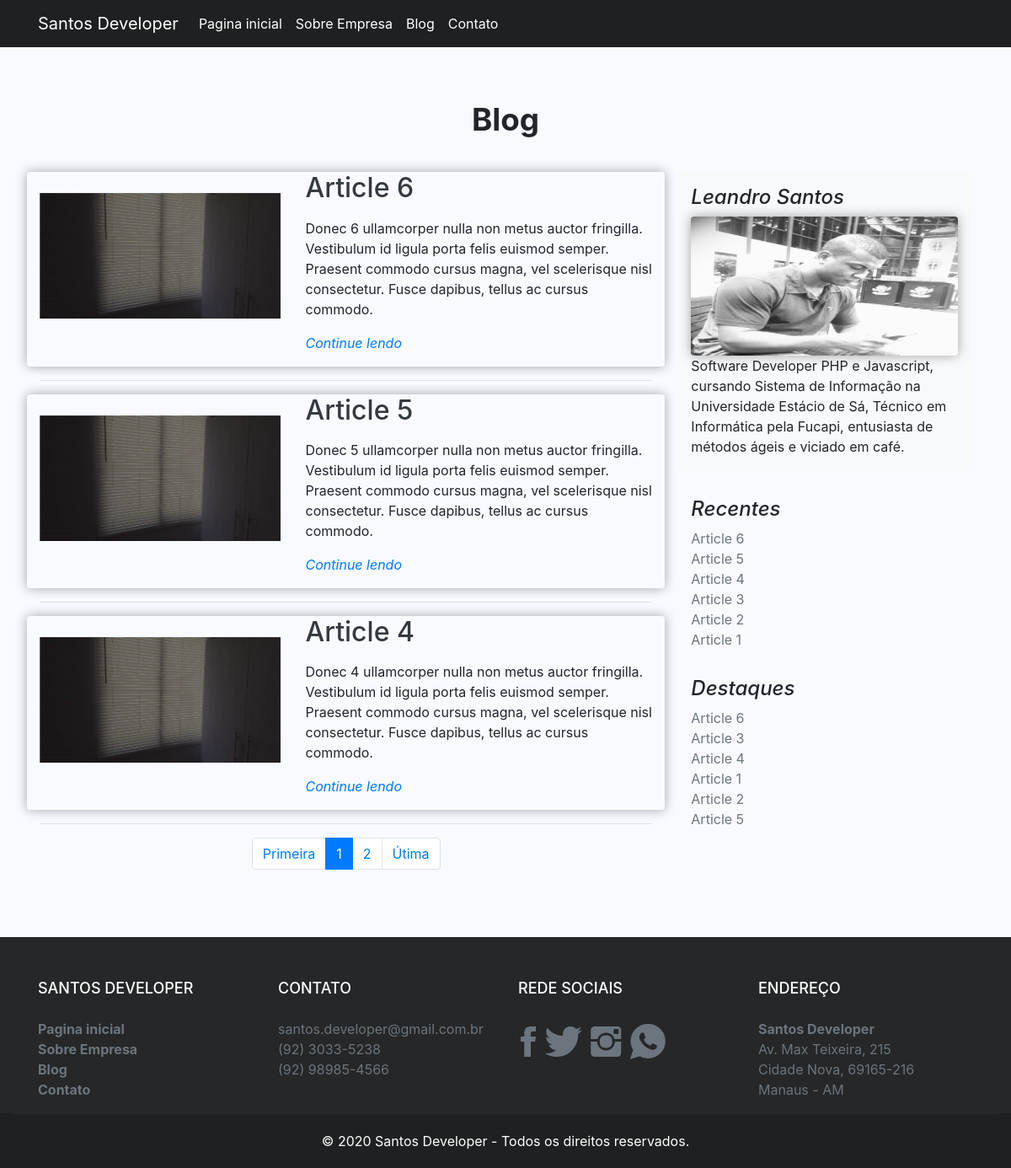
/site/blog, run on the app's committed database.
### tables this page shows
CREATE TABLE `sts_paginas` (
  `id` int(11) NOT NULL,
  `controller` varchar(220) NOT NULL,
  `endereco` varchar(220) NOT NULL,
  `nome_pagina` varchar(220) NOT NULL,
  `titulo` varchar(220) NOT NULL,
  `obs` text DEFAULT NULL,
  `keywords` varchar(220) NOT NULL,
  `description` varchar(220) NOT NULL,
  `author` varchar(50) NOT NULL,
  `imagem` varchar(120) DEFAULT NULL,
  `lib_bloqueado` int(11) NOT NULL DEFAULT 2,
  `ordem_paginas` int(11) NOT NULL,
  `sts_tipos_pagina_id` int(11) NOT NULL,
  `sts_robot_id` int(11) NOT NULL,
  `sts_situacao_pagina_id` int(11) NOT NULL DEFAULT 2,
  `created` datetime NOT NULL,
  `modified` datetime DEFAULT NULL
);

CREATE TABLE `sts_artigos` (
  `id` int(11) NOT NULL,
  `titulo` varchar(220) NOT NULL,
  `descricao` text NOT NULL,
  `conteudo` text NOT NULL,
  `imagem` varchar(220) NOT NULL,
  `slug` varchar(220) NOT NULL,
  `keywords` varchar(220) NOT NULL,
  `description` varchar(220) NOT NULL,
  `author` varchar(50) NOT NULL,
  `resumo_publico` text NOT NULL,
  `qnt_acesso` int(11) NOT NULL DEFAULT 0,
  `sts_robot_id` int(11) NOT NULL,
  `adms_usuario_id` int(11) NOT NULL,
  `adms_sit_id` int(11) NOT NULL,
  `sts_tps_artigo_id` int(11) NOT NULL,
  `sts_cats_artigo_id` int(11) NOT NULL,
  `created` datetime NOT NULL,
  `modified` datetime DEFAULT NULL
);

CREATE TABLE `sts_sobres` (
  `id` int(11) NOT NULL,
  `titulo` varchar(220) NOT NULL,
  `descricao` text NOT NULL,
  `imagem` varchar(220) NOT NULL,
  `adms_sit_id` int(11) NOT NULL,
  `created` datetime NOT NULL,
  `modified` datetime DEFAULT NULL
);

CREATE TABLE `sts_footer` (
  `id` int(11) NOT NULL,
  `nome_empresa` varchar(220) NOT NULL,
  `copyright` varchar(220) NOT NULL,
  `email` varchar(220) NOT NULL,
  `telefone1` varchar(30) NOT NULL,
  `telefone2` varchar(30) NOT NULL,
  `facebook_url` varchar(220) NOT NULL,
  `twitter_url` varchar(220) NOT NULL,
  `instagram_url` varchar(220) NOT NULL,
  `whatsapp_url` varchar(220) NOT NULL,
  `rua` varchar(100) NOT NULL,
  `bairro` varchar(100) NOT NULL,
  `cidade` varchar(100) NOT NULL,
  `numero` varchar(8) NOT NULL,
  `cep` varchar(10) NOT NULL,
  `uf` char(2) NOT NULL,
  `sts_tipos_paginas_id` int(11) NOT NULL,
  `created` datetime NOT NULL,
  `modified` datetime DEFAULT NULL
);

### site/app/sts/Views/blog/blog.php (the view, shortened to what the rows shown need)
<main role="main">
    <div class="jumbotron blog">
        <div class="container">
            <h2 class="display-4 text-center servicosh2">Blog</h2>
            <div class="row">
                <div class="col-md-8 blog-main">
                    <?php
                    foreach ($this->dados['artigos'] as $artigoView) {
                        extract($artigoView);
                        ?>
                        <div class="row add-shadow">
                            <div class="col-md-7 order-md-2 animation-right">
                                <div class="blog-text">
                                    <a href="<?php echo URL . 'artigo/' . $slug ; ?>">
                                        <h2 class="featurette-heading text-dark link-mouse">
                                            <?php echo $titulo; ?>
                                        </h2>
                                    </a>
                                </div>
                                <p class="lead"><?php echo $descricao; ?>
                                    <a href="<?php echo URL . 'artigo/' . $slug ; ?>"
                                       class="font-italic">
                                        Continue lendo
                                    </a>
                                </p>
                            </div>
                            <div class="col-md-5 order-md-1 animation-left img-car-blog">
                                <a href="<?php echo URL . 'artigo/' . $slug ; ?>">
                                    <img class="featurette-image img-fluid mx-auto"
                                         src="<?php echo URL . 'assets/images/article/'
                                                 . $id . '/' . $imagem; ?>"
                                         alt="<?php echo $titulo; ?>">
                                </a>
                            </div>
                        </div>
                        <hr class="featurette-divider">
                        <?php
                    }
                    echo $this->dados['paginacao'];
                    ?>
                </div>
                <aside class="col-md-4 blog-sidebar">
                <?php if (!empty($this->dados['informacaoAutor'][0])) { ?>
                    <div class="p-3 mb-3 bg-light rounded">
                        <?php extract($this->dados['informacaoAutor'][0]); ?>
                        <h4 class="font-italic"><?php echo $titulo; ?></h4>
                        <img src="<?php echo URL . 'assets/images/infoAuthor/'
                                . $id . '/' . $imagem; ?>"
                             class="img-fluid add-shadow"
                             alt="<?php echo $titulo; ?>">
                        <p class="mb-0"><?php echo $descricao; ?></p>
                    </div>
                <?php } ?>
                    <div class="p-3">
                        <h4 class="font-italic">Recentes</h4>
                        <ol class="list-unstyled mb-0">
                            <?php
                            foreach ($this->dados['artigosRecentes'] as $artigoRec) {
                                extract($artigoRec);
                                ?>
                                <li>
                                    <a class="text-muted link-mouse"
                                       href="<?php echo URL . 'artigo/' . $slug ?>"><?php echo $titulo ?></a>
                                </li>
                                <?php
                            }
                            ?>
                        </ol>
                    </div>
                    <div class="p-3">
                        <h4 class="font-italic">Destaques</h4>
                        <ol class="list-unstyled">
                            <?php
                            foreach ($this->dados['artigosDestaque'] as $artigoDestaque) {
                                extract($artigoDestaque);
                                ?>
                                <li>
                                    <a class="text-muted link-mouse"
                                       href="<?php echo URL . 'artigo/' . $slug ?>"><?php echo $titulo ?></a>
                                </li>
                                <?php
                            }
                            ?>
                        </ol>
                    </div>
                </aside>
            </div>
        </div>
    </div>
</main>

### site/app/sts/Views/include/menu.php (shortened to what the rows shown need)
<header>
    <nav class="navbar navbar-expand-md navbar-dark fixed-top header-navbar">
        <div class="container">
            <a class="navbar-brand" href="<?php echo URL; ?>">Santos Developer</a>
            <div class="collapse navbar-collapse" id="navbarCollapse">
                <ul class="navbar-nav mr-auto">
                    <?php
                    foreach ($this->dados['menu'] as $menu) {
                        extract($menu);
                        ?>
                        <li class="nav-item">
                            <a class="nav-link text-white link-mouse"
                               href="<?php echo URL . $endereco; ?>">
                                   <?php echo $nome_pagina; ?>
                            </a>
                        </li>
                        <?php
                    }
                    ?>
                </ul>
            </div>
        </div>
    </nav>
</header>

### site/app/sts/Views/include/footer.php (shortened to what the rows shown need)
<footer class="footer">
    <div class="container text-muted">
        <div class="row">
            <div class="col-xl-3 col-lg-3 col-md-6 col-sm-6">
                <h4 class="text-white">Santos Developer</h4>
                <ul class="list-unstyled">
                    <?php
                    foreach ($this->dados['menu'] as $menu) {
                        extract($menu);
                        ?>
                        <li class="menu-footer">
                            <a class="text-muted font-weight-bold link-mouse"
                               href="<?php echo URL . $endereco; ?>">
                                   <?php echo $nome_pagina; ?>
                            </a>
                        </li>
                        <?php
                    }
                    ?>
                </ul>
            </div>
            <?php extract($this->dados['stsFooter'][0]); ?>
            <div class="col-xl-3 col-lg-3 col-md-6 col-sm-6">
                <h4 class="text-white">Contato</h4>
                <div class="company-contact">
                    <ul class="list-unstyled">
                        <li>
                            <a class="text-muted link-mouse" href="mailto:">
                                <?php echo $email ?>
                            </a>
                        </li>
                        <li>
                            <i class="fa fa-phone"></i><a><?php echo $telefone1 ?></a><br>
                            <i class="fa fa-phone"></i><a><?php echo $telefone2 ?></a>
                        </li>
                    </ul>
                </div>
            </div>
            <div class="col-xl-3 col-lg-3 col-md-6 col-sm-6">
                <h4 class="text-white">Rede Sociais</h4>
                <div class="company-social">
                    <ul class="list-unstyled">
                        <li>
                            <span class="step size-48">
                                <a href="<?php echo $facebook_url; ?>" class="link-mouse text-muted" target="_blank">
                                    <i class="icon ion-social-facebook"></i>
                                </a>
                            </span>
                        </li>
                        <li>
                            <span class="step size-48">
                                <a href="<?php echo $twitter_url; ?>" class="link-mouse text-muted" target="_blank">
                                    <i class="icon icon ion-social-twitter"></i>
                                </a>
                            </span>
                        </li>
                        <li>
                            <span class="step size-48">
                                <a href="<?php echo $instagram_url; ?>" class="link-mouse text-muted" target="_blank">
                                    <i class="icon ion-social-instagram"></i>
                                </a>
                            </span>
                        </li>
                        <li>
                            <span class="step size-48">
                                <a href="<?php echo $whatsapp_url; ?>" class="link-mouse text-muted" target="_blank">
                                    <i class="icon ion-social-whatsapp"></i>
                                </a>
                            </span>
                        </li>
                    </ul>
                </div>
            </div>
            <div class="col-xl-3 col-lg-3 col-md-6 col-sm-6">
                <h4 class="text-white">Endereço</h4>
                <ul class="list-unstyled">
                    <li>
                        <strong><?php echo $nome_empresa ?></strong><br>
                        <span><?php echo $rua ?></span>, <span><?php echo $numero ?></span><br>
                        <span><?php echo $bairro ?></span>, <span><?php echo $cep ?></span><br>
                        <span><?php echo $cidade ?></span> - <span><?php echo $uf ?></span>
                    </li>
                </ul>
            </div>
        </div>
    </div>
    <div class="col-xl-12 col-lg-12 sub-footer">
        <p class="company-copyright text-white"><?php echo $copyright ?></p>
    </div
</footer>
</body>
</html>

### data on the page
sts_paginas: nome_pagina "Pagina inicial"
sts_paginas: nome_pagina "Sobre Empresa"
sts_paginas: nome_pagina "Blog"
sts_paginas: nome_pagina "Contato"
sts_artigos: titulo "Article 6", descricao "Donec 6 ullamcorper nulla non metus auctor fringilla. Vestibulum id ligula porta felis euismod semper. Praesent commodo cursus magna, vel scelerisque nisl consectetur. Fusce dapibus, tellus ac cursus commodo.", imagem (picture)
sts_artigos: titulo "Article 5", descricao "Donec 5 ullamcorper nulla non metus auctor fringilla. Vestibulum id ligula porta felis euismod semper. Praesent commodo cursus magna, vel scelerisque nisl consectetur. Fusce dapibus, tellus ac cursus commodo.", imagem (picture)
sts_artigos: titulo "Article 4", descricao "Donec 4 ullamcorper nulla non metus auctor fringilla. Vestibulum id ligula porta felis euismod semper. Praesent commodo cursus magna, vel scelerisque nisl consectetur. Fusce dapibus, tellus ac cursus commodo.", imagem (picture)
sts_sobres: titulo "Leandro Santos", imagem (picture), descricao "Software Developer PHP e Javascript, cursando Sistema de Informação na Universidade Estácio de Sá, Técnico em Informática pela Fucapi, entusiasta de métodos ágeis e viciado em café."
sts_artigos: titulo "Article 3"
sts_artigos: titulo "Article 2"
sts_artigos: titulo "Article 1"
sts_footer: email "santos.developer@gmail.com.br", telefone1 "(92) 3033-5238", telefone2 "(92) 98985-4566", nome_empresa "Santos Developer", rua "Av. Max Teixeira", numero "215", bairro "Cidade Nova", cep "69165-216", cidade "Manaus", uf "AM", copyright "© 2020 Santos Developer - Todos os direitos reservados."

### other printed values
$this->page "1"
